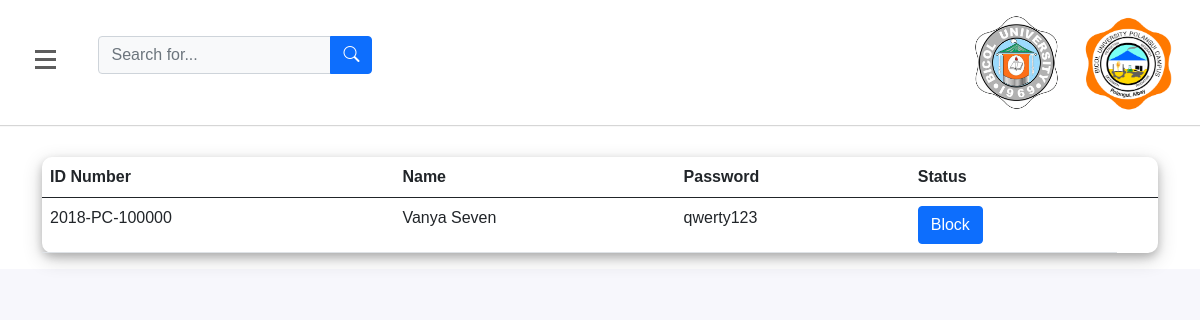
Screenshot of /admin/student_acc.php (signed in) with the database file from the repository.
### tables this page shows
CREATE TABLE `student_acc` (
  `stud_id` varchar(50) NOT NULL,
  `bu_email` varchar(256) NOT NULL,
  `stud_name` varchar(255) NOT NULL,
  `password` varchar(128) NOT NULL,
  `user_type` varchar(11) NOT NULL COMMENT 'S- student, A- Admin',
  `status` varchar(11) NOT NULL COMMENT 'Active or Inactive'
);

### admin/student_acc.php (the view, shortened to what this page needs)
<?php
include_once "../includes/db_conn.php";
if(isset($_SESSION['user_type']) && isset($_SESSION['stud_id']) ){
?>
<!doctype html>
<html lang="en">
  <head>
    <link rel="stylesheet" href="https://cdn.jsdelivr.net/npm/bootstrap@5.0.1/dist/css/bootstrap.min.css" >
    <link rel="stylesheet" href="https://cdn.jsdelivr.net/npm/bootstrap-icons@1.5.0/font/bootstrap-icons.css">
    <link rel="stylesheet" href="../css/dash.css">
    <link rel="stylesheet" href="https://use.fontawesome.com/releases/v5.7.2/css/all.css" >
  </head>
  <body>
  <div id="wrapper">
        <div id="page-content-wrapper">
			<div id="content">
       <div class="container-fluid p-0 px-lg-0 px-md-0">
        <nav class="navbar navbar-expand navbar-light my-navbar">
            <div type="button"  id="bar" class="nav-icon1 hamburger animated fadeInLeft is-closed" data-toggle="offcanvas">
               <span></span>
			         <span></span>
				       <span></span>
            </div>
              <div class="container-fluid">
                <form class="d-flex">
                <div class="input-group mb-3">
                <input type="text" class="form-control bg-light " placeholder="Search for..." aria-label="Search">
                <button class="btn btn-primary" type="button">
                <i class="bi bi-search"></i>
                </button>
                </div>
                </form>
                <div>
                <img class="img-profile " src="../img/logo2.png" width="115px" height="105px">
                   <img class="img-profile" src="../img/logo1.png" width="100px" height="100px">
                </div>
              </div>
        </nav>
        <section>
            <div class="main__container" style="margin-top:2rem;">
             <div class="container__fluid">
                    <div class="row" id="contentPanel">
                    <div class="col-12">
                        <?php
                                            $sql =" SELECT `stud_id`
                                                          , `stud_name`
                                                          , `password`
                                                          , `status`
                                                          , `user_type`
                                                          FROM `student_acc`
                                                          WHERE user_type = 'S'
                                                          OR user_type = 'blocked';";
                            $stmt=mysqli_stmt_init($conn);
                            if (!mysqli_stmt_prepare($stmt, $sql)){
                              header("location: student_acc.php?error");
                                exit();
                                }
                                mysqli_stmt_execute($stmt);
                                $resultData = mysqli_stmt_get_result($stmt); ?>
                            <div class="container">
                                <div class="row">
                                    <table class="table table-hover" style="box-shadow: 0 4px 8px 0 rgba(0, 0, 0, 0.2), 0 6px 20px 0 rgba(0, 0, 0, 0.19);
                                                                            border-radius: 10px;">
                                                <thead>
                                                    <th>ID Number</th>
                                                    <th>Name</th>
                                                    <th>Password</th>
                                                    <th>Status</th>
                                                    <th></th>
                                                </thead>
                                            <?php while($row = mysqli_fetch_assoc($resultData)){ ?>
                                                <tr>
                                                    <td><?php echo $row['stud_id']; ?></td>
                                                    <td><?php echo $row['stud_name']; ?></td>
                                                    <td><?php echo $row['password'];?></td>
                                                    <td>
                                                    <form action="../includes/stud_stat.php" method="post">
                                                                <button class="btn btn-primary"> <?php echo $row['user_type'] == 'S' ? 'Block' : 'Unblock' ; ?> </button>
                                                    </form>
                                                  </td>
                                                </tr>
                                            <?php }?>
                                    </table>
                            </div>
                        </div>
             </div>
           </div>
          </div>
        </section>
    </div>
    <?php
}
else{
header("location: ../index.php");
}
?>
  </body>
</html>

### css/dash.css (style rules this page uses)
body { position: relative; overflow-x:hidden; background: #f7f7fc; font-family: sans-serif; }
body, html { height: 100%; }
#page-content-wrapper { background: white; width: 100%; transition: all 0.5s ease; }
#content { height: 100%; width: 100%; transition: all 0.5s ease; }
.nav-icon1 { z-index: 999; position:relative; display: block; width:23px; margin:0px 30px 0px 25px; cursor:pointer; height: 25px; }
.nav-icon1 span { position:absolute; top:0; width:100%; height:3px; cursor:pointer; background-color:#5d5d5d; left:0; transform:rotate(0deg); transition:.30s ease-in-out; }
.nav-icon1 span:nth-of-type(1) { top:0; }
.nav-icon1 span:nth-of-type(2) { top:8px; }
.nav-icon1 span:nth-of-type(3) { top:16px; }
.my-navbar { padding: 10px; background-color:white; box-shadow: 0 1px 1px 0 rgba(0,0,0,.16); }

### rows the page displays
student_acc: stud_id "2018-PC-100000", stud_name "Vanya Seven", password "qwerty123", user_type "Block"
